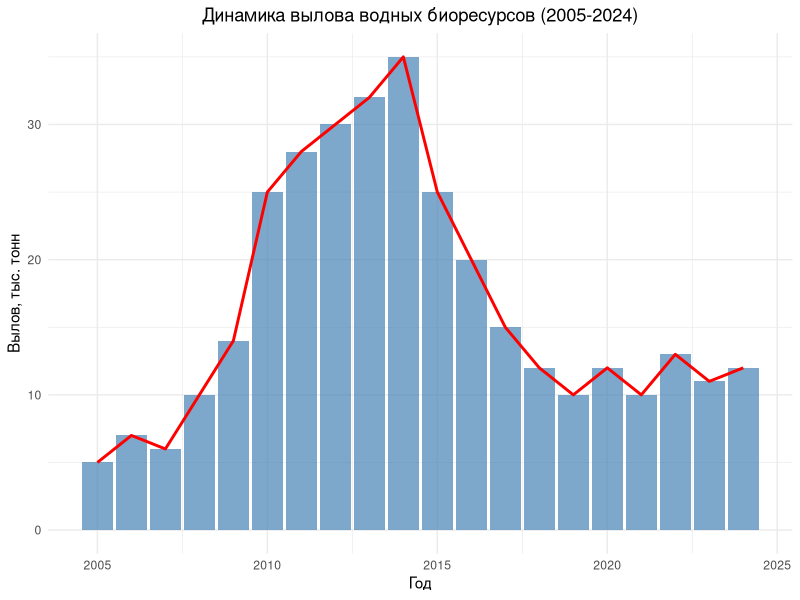
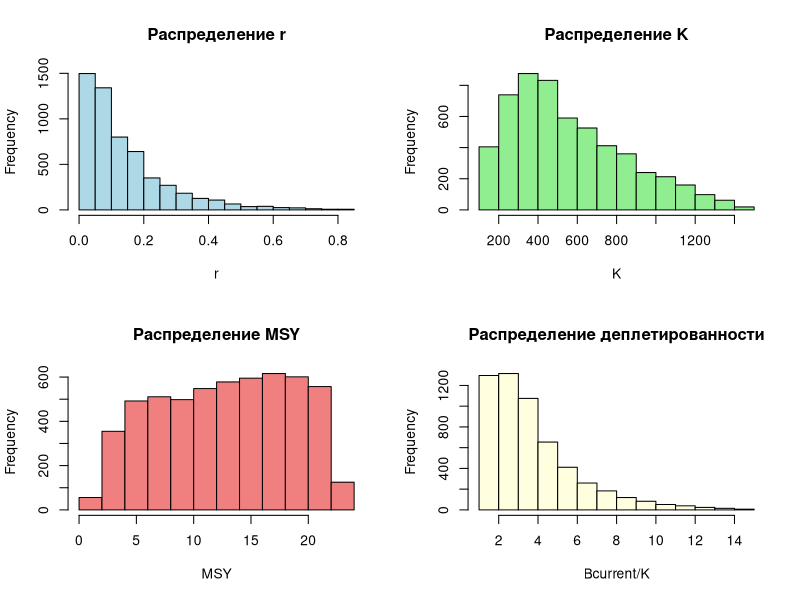
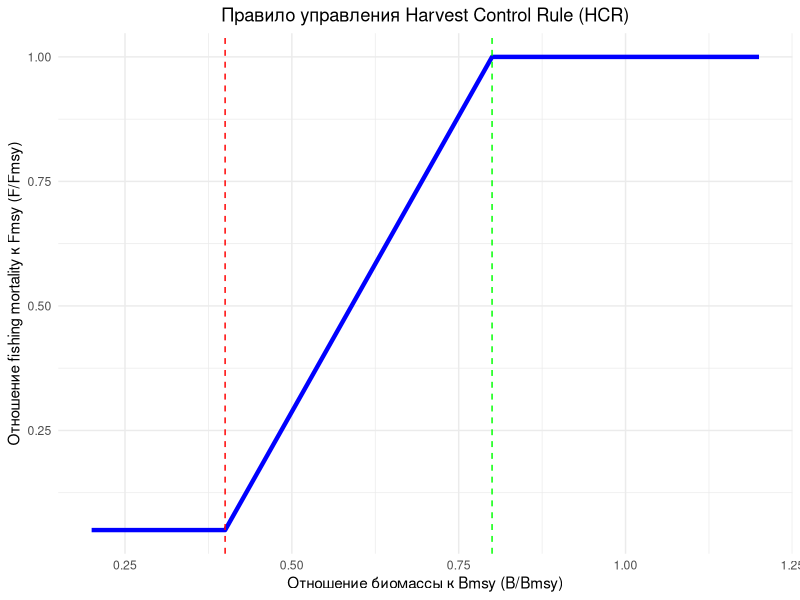
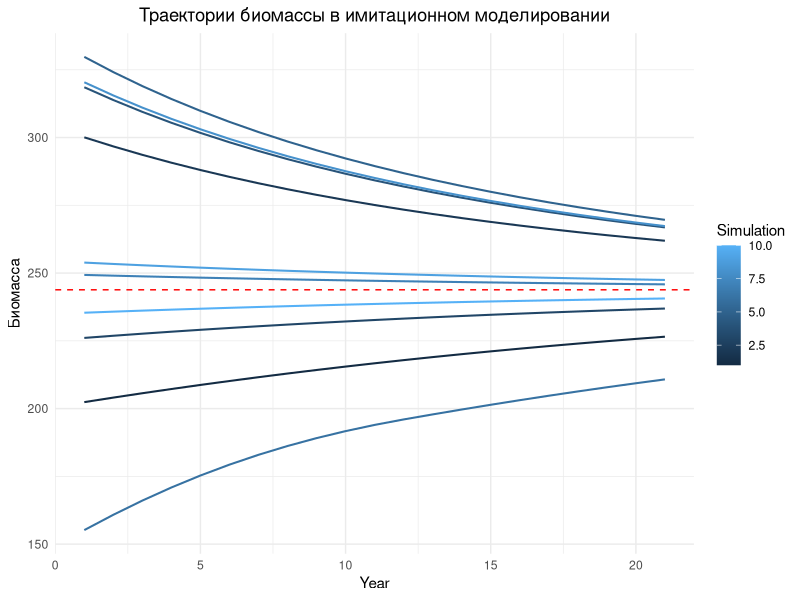
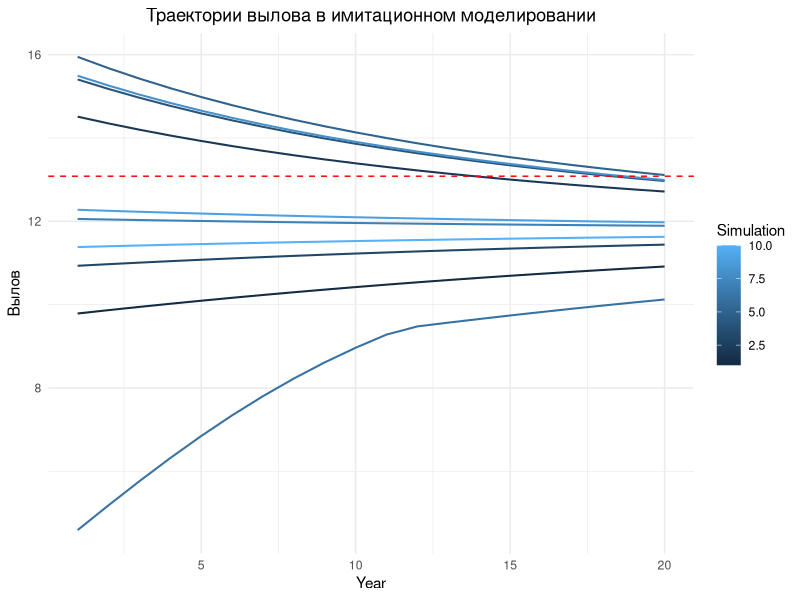

Write R code to recreate these figures, in order.
## ---- chunk 1
# =============================================================================
# ПРАКТИЧЕСКИЙ АНАЛИЗ ВОДНЫХ БИОРЕСУРСОВ МЕТОДОМ CATCH-MSY
# =============================================================================

# ------------------------- 1. УСТАНОВКА И ЗАГРУЗКА ПАКЕТОВ ---------------------------

# Устанавливаем необходимые пакеты (если еще не установлены)
if (!require("ggplot2")) install.packages("ggplot2")
if (!require("dplyr")) install.packages("dplyr")
if (!require("tidyr")) install.packages("tidyr")

# Загружаем пакеты
library(ggplot2)
library(dplyr)
library(tidyr)

# ------------------------- 2. ЗАГРУЗКА ДАННЫХ ---------------------------

# Вектор лет наблюдений
Year <- 2005:2024

# Данные по вылову (тыс. тонн)
Catch <- c(5, 7, 6, 10, 14, 25, 28, 30, 32, 35, 25, 20, 15, 12, 10, 12, 10, 13, 11, 12)

# Создаем график динамики вылова
catch_df <- data.frame(Year = Year, Catch = Catch)
ggplot(catch_df, aes(x = Year, y = Catch)) +
  geom_bar(stat = "identity", fill = "steelblue", alpha = 0.7) +
  geom_line(color = "red", linewidth = 1) +
  labs(title = "Динамика вылова водных биоресурсов (2005-2024)",
       y = "Вылов, тыс. тонн", x = "Год") +
  theme_minimal() +
  theme(plot.title = element_text(hjust = 0.5))

# ------------------------- 3. РЕАЛИЗАЦИЯ МЕТОДА CATCH-MSY ---------------------------

# Функция для реализации метода Catch-MSY
catch_msy_analysis <- function(catch, n_iter = 100000, r_prior = c(0.01, 1.5)) {
  n_years <- length(catch)
  
  # Приоры для параметров
  r <- runif(n_iter, r_prior[1], r_prior[2])
  k <- runif(n_iter, max(catch) * 3, max(catch) * 50)
  msy <- r * k / 4  # MSY = r*K/4 для модели Шефера
  
  # Массивы для хранения результатов
  viable <- rep(FALSE, n_iter)
  b_msy <- k / 2  # Bmsy = K/2 для модели Шефера
  
  # Проверяем каждую комбинацию параметров
  for (i in 1:n_iter) {
    biomass <- numeric(n_years + 1)
    biomass[1] <- k[i]  # Начальная биомасса = K
    
    # Моделируем динамику биомассы
    for (t in 1:n_years) {
      surplus_production <- r[i] * biomass[t] * (1 - biomass[t] / k[i])
      biomass[t + 1] <- max(0.001 * k[i], biomass[t] + surplus_production - catch[t])
    }
    
    # Проверяем условия жизнеспособности
    if (all(biomass > 0.001 * k[i]) && all(biomass < 1.1 * k[i]) && 
        biomass[n_years + 1] > 0.2 * k[i] && biomass[n_years + 1] < 0.8 * k[i]) {
      viable[i] <- TRUE
    }
  }
  
  # Возвращаем жизнеспособные комбинации параметров
  list(
    r = r[viable],
    k = k[viable],
    msy = msy[viable],
    b_msy = b_msy[viable],
    depletion = biomass[n_years + 1] / k[viable]
  )
}

# Применяем метод Catch-MSY
set.seed(123)  # Для воспроизводимости результатов
msy_results <- catch_msy_analysis(Catch)

# ------------------------- 4. АНАЛИЗ РЕЗУЛЬТАТОВ CATCH-MSY ---------------------------

# Основные статистики
msy_summary <- data.frame(
  Parameter = c("r", "K", "MSY", "Bmsy"),
  Median = c(
    median(msy_results$r),
    median(msy_results$k),
    median(msy_results$msy),
    median(msy_results$b_msy)
  ),
  Mean = c(
    mean(msy_results$r),
    mean(msy_results$k),
    mean(msy_results$msy),
    mean(msy_results$b_msy)
  ),
  SD = c(
    sd(msy_results$r),
    sd(msy_results$k),
    sd(msy_results$msy),
    sd(msy_results$b_msy)
  )
)

print("Результаты анализа Catch-MSY:")
print(msy_summary)

# Визуализация распределения параметров
par(mfrow = c(2, 2))
hist(msy_results$r, main = "Распределение r", xlab = "r", col = "lightblue")
hist(msy_results$k, main = "Распределение K", xlab = "K", col = "lightgreen")
hist(msy_results$msy, main = "Распределение MSY", xlab = "MSY", col = "lightcoral")
hist(msy_results$depletion, main = "Распределение деплетированности", 
     xlab = "Bcurrent/K", col = "lightyellow")

# Текущий статус запаса
current_status <- data.frame(
  Metric = c("Текущий вылов", "MSY", "Отношение вылова к MSY", "Деплетированность (B/K)"),
  Value = c(
    mean(Catch[length(Catch)-2:0]),  # Средний вылов за последние 3 года
    median(msy_results$msy),
    mean(Catch[length(Catch)-2:0]) / median(msy_results$msy),
    median(msy_results$depletion)
  )
)

print("Текущий статус запаса:")
print(current_status)

# ------------------------- 5. ОПРЕДЕЛЕНИЕ REFERENCE POINTS ---------------------------

# Reference points на основе Catch-MSY
reference_points <- data.frame(
  Point = c("MSY", "Bmsy", "Fmsy"),
  Value = c(
    median(msy_results$msy),
    median(msy_results$b_msy),
    median(msy_results$r) / 2  # Fmsy = r/2 для модели Шефера
  )
)

print("Reference Points:")
print(reference_points)

# ------------------------- 6. ПОСТРОЕНИЕ ПРАВИЛА УПРАВЛЕНИЯ (HCR) ---------------------------

# Функция для определения HCR на основе B/Bmsy
harvest_control_rule <- function(b_ratio, 
                                 blim = 0.4, 
                                 btarget = 0.8, 
                                 fmin = 0.05, 
                                 fmax = 1.0) {
  if (b_ratio <= blim) {
    return(fmin)  # Минимальный уровень изъятия при низкой биомассе
  } else if (b_ratio >= btarget) {
    return(fmax)  # Максимальный уровень изъятия при высокой биомассе
  } else {
    # Линейное увеличение от fmin до fmax
    return(fmin + (fmax - fmin) * (b_ratio - blim) / (btarget - blim))
  }
}

# Пример применения HCR для различных уровней биомассы
b_ratios <- seq(0.2, 1.2, by = 0.1)
hcr_values <- sapply(b_ratios, harvest_control_rule)

hcr_df <- data.frame(B_Bmsy = b_ratios, F_Fmsy = hcr_values)

ggplot(hcr_df, aes(x = B_Bmsy, y = F_Fmsy)) +
  geom_line(linewidth = 1.5, color = "blue") +
  geom_vline(xintercept = 0.4, linetype = "dashed", color = "red") +
  geom_vline(xintercept = 0.8, linetype = "dashed", color = "green") +
  labs(title = "Правило управления Harvest Control Rule (HCR)",
       x = "Отношение биомассы к Bmsy (B/Bmsy)",
       y = "Отношение fishing mortality к Fmsy (F/Fmsy)") +
  theme_minimal() +
  theme(plot.title = element_text(hjust = 0.5))

# ------------------------- 7. МОДЕЛИРОВАНИЕ УПРАВЛЕНИЯ (MSE) ---------------------------

# Упрощенное моделирование управления
management_simulation <- function(init_biomass, r, k, catch, n_years = 20, hcr_function) {
  biomass <- numeric(n_years + 1)
  biomass[1] <- init_biomass
  catch_rec <- numeric(n_years)
  f_rec <- numeric(n_years)
  b_ratio_rec <- numeric(n_years)
  
  for (t in 1:n_years) {
    # Расчет текущего отношения B/Bmsy
    b_ratio <- biomass[t] / (k / 2)
    b_ratio_rec[t] <- b_ratio
    
    # Применение HCR для определения уровня изъятия
    f_multiplier <- hcr_function(b_ratio)
    f_rec[t] <- f_multiplier * (r / 2)  # F = multiplier * Fmsy
    
    # Расчет вылова на основе F
    catch_rec[t] <- f_rec[t] * biomass[t]
    
    # Обновление биомассы (модель Шефера)
    biomass[t + 1] <- max(0.001 * k, biomass[t] + r * biomass[t] * (1 - biomass[t] / k) - catch_rec[t])
  }
  
  list(biomass = biomass, catch = catch_rec, f = f_rec, b_ratio = b_ratio_rec)
}

# Запуск моделирования с различными начальными условиями
set.seed(123)
n_sim <- 10
init_depletion <- runif(n_sim, 0.3, 0.7)  # Различные начальные уровни деплетированности

sim_results <- list()

for (i in 1:n_sim) {
  init_biomass <- init_depletion[i] * median(msy_results$k)
  sim_results[[i]] <- management_simulation(init_biomass, 
                                           median(msy_results$r), 
                                           median(msy_results$k), 
                                           Catch,
                                           hcr_function = harvest_control_rule)
}

# ------------------------- 8. АНАЛИЗ РЕЗУЛЬТАТОВ MSE ---------------------------

# Подготовка данных для визуализации
years_proj <- 1:21
sim_biomass <- sapply(sim_results, function(x) x$biomass)
sim_catch <- sapply(sim_results, function(x) x$catch)

# Визуализация траекторий биомассы
biomass_df <- data.frame(Year = rep(years_proj, n_sim),
                         Biomass = as.vector(sim_biomass),
                         Simulation = rep(1:n_sim, each = length(years_proj)))

ggplot(biomass_df, aes(x = Year, y = Biomass, group = Simulation, color = Simulation)) +
  geom_line(linewidth = 0.7) +
  geom_hline(yintercept = median(msy_results$b_msy), linetype = "dashed", color = "red") +
  labs(title = "Траектории биомассы в имитационном моделировании",
       y = "Биомасса") +
  theme_minimal() +
  theme(plot.title = element_text(hjust = 0.5))

# Визуализация траекторий вылова
catch_df_proj <- data.frame(Year = rep(1:20, n_sim),
                            Catch = as.vector(sim_catch),
                            Simulation = rep(1:n_sim, each = 20))

ggplot(catch_df_proj, aes(x = Year, y = Catch, group = Simulation, color = Simulation)) +
  geom_line(linewidth = 0.7) +
  geom_hline(yintercept = median(msy_results$msy), linetype = "dashed", color = "red") +
  labs(title = "Траектории вылова в имитационном моделировании",
       y = "Вылов") +
  theme_minimal() +
  theme(plot.title = element_text(hjust = 0.5))

# Анализ производительности
performance_metrics <- data.frame(
  Simulation = 1:n_sim,
  AvgCatch = apply(sim_catch, 2, mean),
  AvgBiomass = apply(sim_biomass[-1,], 2, mean),
  MinBiomass = apply(sim_biomass, 2, min),
  FinalBiomass = sim_biomass[21,]
)

print("Метрики производительности управления:")
print(performance_metrics)

# ------------------------- 9. ФОРМУЛИРОВАНИЕ РЕКОМЕНДАЦИЙ ---------------------------

# Формулируем рекомендации на основе анализа
median_msy <- median(msy_results$msy)
current_catch <- mean(Catch[(length(Catch)-2):length(Catch)])

cat("АНАЛИЗ РЕЗУЛЬТАТОВ И РЕКОМЕНДАЦИИ:\n")
cat("=============================================\n\n")
cat("1. Оценка MSY методом Catch-MSY: ", round(median_msy, 2), "тыс. тонн\n")
cat("2. Текущий уровень вылова: ", round(current_catch, 2), "тыс. тонн\n")
cat("3. Отношение вылова к MSY: ", round(current_catch / median_msy, 2), "\n")
cat("4. Текущая деплетированность запаса (B/K): ", round(median(msy_results$depletion), 2), "\n\n")

if (current_catch / median_msy > 1) {
  cat("ВЫВОД: Текущий уровень вылова превышает оценку MSY. Рекомендуется сокращение вылова.\n")
} else if (current_catch / median_msy > 0.8) {
  cat("ВЫВОД: Текущий уровень вылова близок к MSY. Рекомендуется осторожный подход.\n")
} else {
  cat("ВЫВОД: Текущий уровень вылова ниже MSY. Возможно увеличение вылова.\n")
}

cat("\nРЕКОМЕНДАЦИИ ПО УПРАВЛЕНИЮ ЗАПАСОМ:\n")
cat("- Установить целевой уровень вылова в диапазоне ", round(median_msy * 0.8, 2), "-", 
    round(median_msy, 2), "тыс. тонн\n")
cat("- Внедрить правило управления (HCR) для адаптивного регулирования вылова\n")
cat("- Усилить мониторинг запаса для улучшения оценок\n")
cat("- Проводить регулярную оценку запаса с обновлением рекомендаций\n")

# =============================================================================
# КОНЕЦ СКРИПТА
# =============================================================================
